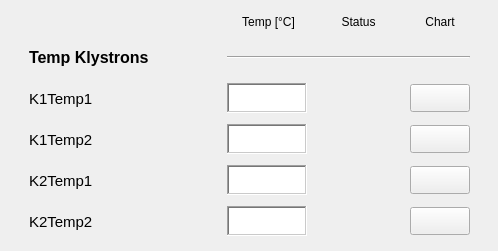
   <widget class="QWidget" name="scrollAreaWidgetContents_18">
    <property name="geometry">
     <rect>
      <x>0</x>
      <y>0</y>
      <width>498</width>
      <height>251</height>
     </rect>
    </property>
    <widget class="QWidget" name="layoutWidget">
     <property name="geometry">
      <rect>
       <x>9</x>
       <y>10</y>
       <width>481</width>
       <height>231</height>
      </rect>
     </property>
     <layout class="QGridLayout" name="gridLayout_5">
      <item row="0" column="1">
       <widget class="PyDMLabel" name="PyDMLabel_53">
        <property name="minimumSize">
         <size>
          <width>0</width>
          <height>24</height>
         </size>
        </property>
        <property name="maximumSize">
         <size>
          <width>16777215</width>
          <height>24</height>
         </size>
        </property>
        <property name="toolTip">
         <string/>
        </property>
        <property name="text">
         <string> Temp [°C]</string>
        </property>
        <property name="alignment">
         <set>Qt::AlignCenter</set>
        </property>
       </widget>
      </item>
      <item row="0" column="2">
       <widget class="PyDMLabel" name="PyDMLabel_55">
        <property name="toolTip">
         <string/>
        </property>
        <property name="text">
         <string>Status</string>
        </property>
        <property name="alignment">
         <set>Qt::AlignCenter</set>
        </property>
       </widget>
      </item>
      <item row="0" column="3">
       <widget class="PyDMLabel" name="PyDMLabel_110">
        <property name="toolTip">
         <string/>
        </property>
        <property name="text">
         <string>Chart</string>
        </property>
        <property name="alignment">
         <set>Qt::AlignCenter</set>
        </property>
       </widget>
      </item>
      <item row="1" column="0">
       <widget class="PyDMLabel" name="PyDMLabel_111">
        <property name="minimumSize">
         <size>
          <width>172</width>
          <height>35</height>
         </size>
        </property>
        <property name="maximumSize">
         <size>
          <width>160</width>
          <height>16777215</height>
         </size>
        </property>
        <property name="font">
         <font>
          <pointsize>12</pointsize>
          <weight>75</weight>
          <bold>true</bold>
         </font>
        </property>
        <property name="toolTip">
         <string/>
        </property>
        <property name="text">
         <string>Temp Klystrons</string>
        </property>
       </widget>
      </item>
      <item row="1" column="1" colspan="3">
       <widget class="Line" name="line_10">
        <property name="sizeIncrement">
         <size>
          <width>0</width>
          <height>0</height>
         </size>
        </property>
        <property name="baseSize">
         <size>
          <width>0</width>
          <height>0</height>
         </size>
        </property>
        <property name="autoFillBackground">
         <bool>false</bool>
        </property>
        <property name="frameShadow">
         <enum>QFrame::Sunken</enum>
        </property>
        <property name="lineWidth">
         <number>1</number>
        </property>
        <property name="midLineWidth">
         <number>0</number>
        </property>
        <property name="orientation">
         <enum>Qt::Horizontal</enum>
        </property>
       </widget>
      </item>
      <item row="2" column="0">
       <widget class="PyDMLabel" name="PyDMLabel_112">
        <property name="minimumSize">
         <size>
          <width>172</width>
          <height>35</height>
         </size>
        </property>
        <property name="maximumSize">
         <size>
          <width>172</width>
          <height>16777215</height>
         </size>
        </property>
        <property name="font">
         <font>
          <pointsize>11</pointsize>
         </font>
        </property>
        <property name="toolTip">
         <string/>
        </property>
        <property name="text">
         <string>K1Temp1</string>
        </property>
       </widget>
      </item>
      <item row="2" column="1">
       <widget class="PyDMLabel" name="PyDMLabel_58">
        <property name="enabled">
         <bool>true</bool>
        </property>
        <property name="minimumSize">
         <size>
          <width>80</width>
          <height>30</height>
         </size>
        </property>
        <property name="maximumSize">
         <size>
          <width>80</width>
          <height>30</height>
         </size>
        </property>
        <property name="toolTip">
         <string/>
        </property>
        <property name="accessibleDescription">
         <string/>
        </property>
        <property name="layoutDirection">
         <enum>Qt::LeftToRight</enum>
        </property>
        <property name="autoFillBackground">
         <bool>false</bool>
        </property>
        <property name="styleSheet">
         <string notr="true">background-color: qlineargradient(spread:pad, x1:0, y1:0, x2:1, y2:1, stop:0 rgba(255, 255, 255, 255), stop:1 rgba(255, 255, 255, 255));</string>
        </property>
        <property name="frameShape">
         <enum>QFrame::WinPanel</enum>
        </property>
        <property name="frameShadow">
         <enum>QFrame::Sunken</enum>
        </property>
        <property name="alignment">
         <set>Qt::AlignRight|Qt::AlignTrailing|Qt::AlignVCenter</set>
        </property>
        <property name="channel" stdset="0">
         <string>LA-CN:H1MPS-1:K1Temp1</string>
        </property>
       </widget>
      </item>
      <item row="2" column="3">
       <widget class="PyDMPushButton" name="PyDMPushButton_49">
        <property name="minimumSize">
         <size>
          <width>60</width>
          <height>28</height>
         </size>
        </property>
        <property name="maximumSize">
         <size>
          <width>60</width>
          <height>28</height>
         </size>
        </property>
        <property name="toolTip">
         <string/>
        </property>
       </widget>
      </item>
      <item row="3" column="0">
       <widget class="PyDMLabel" name="PyDMLabel_59">
        <property name="minimumSize">
         <size>
          <width>172</width>
          <height>0</height>
         </size>
        </property>
        <property name="maximumSize">
         <size>
          <width>172</width>
          <height>16777215</height>
         </size>
        </property>
        <property name="font">
         <font>
          <pointsize>11</pointsize>
         </font>
        </property>
        <property name="toolTip">
         <string/>
        </property>
        <property name="text">
         <string>K1Temp2</string>
        </property>
       </widget>
      </item>
      <item row="3" column="1">
       <widget class="PyDMLabel" name="PyDMLabel_113">
        <property name="enabled">
         <bool>true</bool>
        </property>
        <property name="minimumSize">
         <size>
          <width>80</width>
          <height>30</height>
         </size>
        </property>
        <property name="maximumSize">
         <size>
          <width>80</width>
          <height>30</height>
         </size>
        </property>
        <property name="toolTip">
         <string/>
        </property>
        <property name="accessibleDescription">
         <string/>
        </property>
        <property name="layoutDirection">
         <enum>Qt::LeftToRight</enum>
        </property>
        <property name="autoFillBackground">
         <bool>false</bool>
        </property>
        <property name="styleSheet">
         <string notr="true">background-color: qlineargradient(spread:pad, x1:0, y1:0, x2:1, y2:1, stop:0 rgba(255, 255, 255, 255), stop:1 rgba(255, 255, 255, 255));</string>
        </property>
        <property name="frameShape">
         <enum>QFrame::WinPanel</enum>
        </property>
        <property name="frameShadow">
         <enum>QFrame::Sunken</enum>
        </property>
        <property name="alignment">
         <set>Qt::AlignRight|Qt::AlignTrailing|Qt::AlignVCenter</set>
        </property>
        <property name="channel" stdset="0">
         <string>LA-CN:H1MPS-1:K1Temp2</string>
        </property>
       </widget>
      </item>
      <item row="3" column="2">
       <widget class="QLed" name="ledk1temp2">
        <property name="sizePolicy">
         <sizepolicy hsizetype="Maximum" vsizetype="Maximum">
          <horstretch>0</horstretch>
          <verstretch>0</verstretch>
         </sizepolicy>
        </property>
        <property name="minimumSize">
         <size>
          <width>51</width>
          <height>35</height>
         </size>
        </property>
        <property name="maximumSize">
         <size>
          <width>51</width>
          <height>35</height>
         </size>
        </property>
        <property name="toolTip">
         <string/>
        </property>
        <property name="state">
         <bool>false</bool>
        </property>
        <property name="onColor">
         <color>
          <red>0</red>
          <green>140</green>
          <blue>0</blue>
         </color>
        </property>
        <property name="shape">
         <enum>QLed::Circle</enum>
        </property>
       </widget>
      </item>
      <item row="3" column="3">
       <widget class="PyDMPushButton" name="PyDMPushButton_50">
        <property name="minimumSize">
         <size>
          <width>60</width>
          <height>28</height>
         </size>
        </property>
        <property name="maximumSize">
         <size>
          <width>60</width>
          <height>28</height>
         </size>
        </property>
        <property name="toolTip">
         <string/>
        </property>
       </widget>
      </item>
      <item row="4" column="0">
       <widget class="PyDMLabel" name="pv02raps01_5">
        <property name="minimumSize">
         <size>
          <width>172</width>
          <height>0</height>
         </size>
        </property>
        <property name="maximumSize">
         <size>
          <width>135</width>
          <height>16777215</height>
         </size>
        </property>
        <property name="font">
         <font>
          <pointsize>11</pointsize>
         </font>
        </property>
        <property name="toolTip">
         <string/>
        </property>
        <property name="text">
         <string>K2Temp1</string>
        </property>
       </widget>
      </item>
      <item row="4" column="1">
       <widget class="PyDMLabel" name="PyDMLabel_114">
        <property name="enabled">
         <bool>true</bool>
        </property>
        <property name="minimumSize">
         <size>
          <width>80</width>
          <height>30</height>
         </size>
        </property>
        <property name="maximumSize">
         <size>
          <width>80</width>
          <height>30</height>
         </size>
        </property>
        <property name="toolTip">
         <string/>
        </property>
        <property name="accessibleDescription">
         <string/>
        </property>
        <property name="layoutDirection">
         <enum>Qt::LeftToRight</enum>
        </property>
        <property name="autoFillBackground">
         <bool>false</bool>
        </property>
        <property name="styleSheet">
         <string notr="true">background-color: qlineargradient(spread:pad, x1:0, y1:0, x2:1, y2:1, stop:0 rgba(255, 255, 255, 255), stop:1 rgba(255, 255, 255, 255));</string>
        </property>
        <property name="frameShape">
         <enum>QFrame::WinPanel</enum>
        </property>
        <property name="frameShadow">
         <enum>QFrame::Sunken</enum>
        </property>
        <property name="alignment">
         <set>Qt::AlignRight|Qt::AlignTrailing|Qt::AlignVCenter</set>
        </property>
        <property name="channel" stdset="0">
         <string>LA-CN:H1MPS-1:K2Temp1</string>
        </property>
       </widget>
      </item>
      <item row="4" column="2">
       <widget class="QLed" name="ledk2temp1">
        <property name="sizePolicy">
         <sizepolicy hsizetype="Maximum" vsizetype="Maximum">
          <horstretch>0</horstretch>
          <verstretch>0</verstretch>
         </sizepolicy>
        </property>
        <property name="minimumSize">
         <size>
          <width>51</width>
          <height>35</height>
         </size>
        </property>
        <property name="maximumSize">
         <size>
          <width>51</width>
          <height>35</height>
         </size>
        </property>
        <property name="toolTip">
         <string/>
        </property>
        <property name="state">
         <bool>false</bool>
        </property>
        <property name="onColor">
         <color>
          <red>0</red>
          <green>140</green>
          <blue>0</blue>
         </color>
        </property>
        <property name="shape">
         <enum>QLed::Circle</enum>
        </property>
       </widget>
      </item>
      <item row="4" column="3">
       <widget class="PyDMPushButton" name="PyDMPushButton_51">
        <property name="minimumSize">
         <size>
          <width>60</width>
          <height>28</height>
         </size>
        </property>
        <property name="maximumSize">
         <size>
          <width>60</width>
          <height>28</height>
         </size>
        </property>
        <property name="toolTip">
         <string/>
        </property>
       </widget>
      </item>
      <item row="5" column="0">
       <widget class="PyDMLabel" name="pv02raps02_5">
        <property name="minimumSize">
         <size>
          <width>172</width>
          <height>0</height>
         </size>
        </property>
        <property name="maximumSize">
         <size>
          <width>135</width>
          <height>16777215</height>
         </size>
        </property>
        <property name="font">
         <font>
          <pointsize>11</pointsize>
         </font>
        </property>
        <property name="toolTip">
         <string/>
        </property>
        <property name="text">
         <string>K2Temp2</string>
        </property>
       </widget>
      </item>
      <item row="5" column="1">
       <widget class="PyDMLabel" name="PyDMLabel_66">
        <property name="enabled">
         <bool>true</bool>
        </property>
        <property name="minimumSize">
         <size>
          <width>80</width>
          <height>30</height>
         </size>
        </property>
        <property name="maximumSize">
         <size>
          <width>80</width>
          <height>30</height>
         </size>
        </property>
        <property name="toolTip">
         <string/>
        </property>
        <property name="accessibleDescription">
         <string/>
        </property>
        <property name="layoutDirection">
         <enum>Qt::LeftToRight</enum>
        </property>
        <property name="autoFillBackground">
         <bool>false</bool>
        </property>
        <property name="styleSheet">
         <string notr="true">background-color: qlineargradient(spread:pad, x1:0, y1:0, x2:1, y2:1, stop:0 rgba(255, 255, 255, 255), stop:1 rgba(255, 255, 255, 255));</string>
        </property>
        <property name="frameShape">
         <enum>QFrame::WinPanel</enum>
        </property>
        <property name="frameShadow">
         <enum>QFrame::Sunken</enum>
        </property>
        <property name="alignment">
         <set>Qt::AlignRight|Qt::AlignTrailing|Qt::AlignVCenter</set>
        </property>
        <property name="channel" stdset="0">
         <string>LA-CN:H1MPS-1:K2Temp2</string>
        </property>
       </widget>
      </item>
      <item row="5" column="2">
       <widget class="QLed" name="ledk2temp2">
        <property name="enabled">
         <bool>true</bool>
        </property>
        <property name="sizePolicy">
         <sizepolicy hsizetype="Maximum" vsizetype="Maximum">
          <horstretch>0</horstretch>
          <verstretch>0</verstretch>
         </sizepolicy>
        </property>
        <property name="minimumSize">
         <size>
          <width>51</width>
          <height>35</height>
         </size>
        </property>
        <property name="maximumSize">
         <size>
          <width>51</width>
          <height>35</height>
         </size>
        </property>
        <property name="toolTip">
         <string/>
        </property>
        <property name="state">
         <bool>false</bool>
        </property>
        <property name="onColor">
         <color>
          <red>0</red>
          <green>140</green>
          <blue>0</blue>
         </color>
        </property>
        <property name="shape">
         <enum>QLed::Circle</enum>
        </property>
       </widget>
      </item>
      <item row="5" column="3">
       <widget class="PyDMPushButton" name="PyDMPushButton_52">
        <property name="minimumSize">
         <size>
          <width>60</width>
          <height>28</height>
         </size>
        </property>
        <property name="maximumSize">
         <size>
          <width>60</width>
          <height>28</height>
         </size>
        </property>
        <property name="toolTip">
         <string/>
        </property>
       </widget>
      </item>
      <item row="2" column="2">
       <widget class="QLed" name="ledk1temp1">
        <property name="sizePolicy">
         <sizepolicy hsizetype="Maximum" vsizetype="Maximum">
          <horstretch>0</horstretch>
          <verstretch>0</verstretch>
         </sizepolicy>
        </property>
        <property name="minimumSize">
         <size>
          <width>51</width>
          <height>35</height>
         </size>
        </property>
        <property name="maximumSize">
         <size>
          <width>51</width>
          <height>35</height>
         </size>
        </property>
        <property name="toolTip">
         <string/>
        </property>
        <property name="state">
         <bool>false</bool>
        </property>
        <property name="onColor">
         <color>
          <red>0</red>
          <green>140</green>
          <blue>0</blue>
         </color>
        </property>
        <property name="shape">
         <enum>QLed::Circle</enum>
        </property>
       </widget>
      </item>
     </layout>
    </widget>
   </widget>
